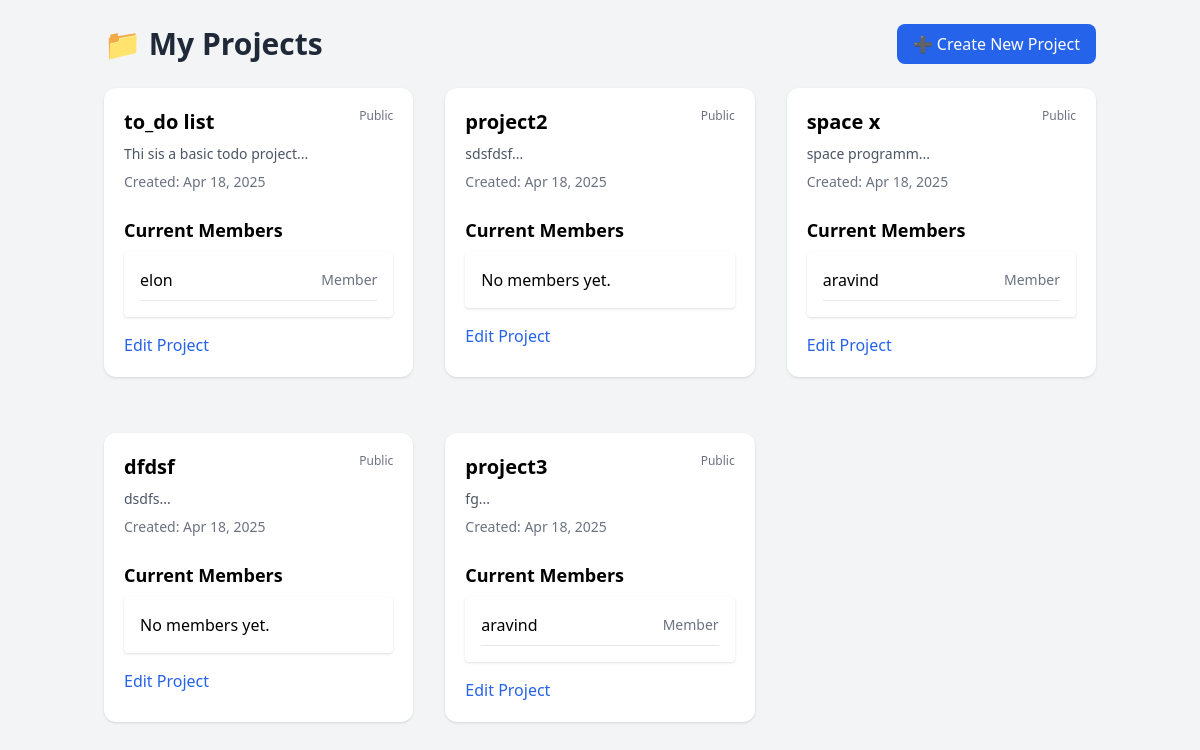
/my-projects (signed in), run on the app's committed database.
### app.py (models this page shows)
class Project(db.Model):
    id = db.Column(db.Integer, primary_key=True)
    title = db.Column(db.String(120), nullable=False)
    description = db.Column(db.Text, nullable=False)
    tags = db.Column(db.String(255))
    github_url = db.Column(db.String(255))
    created_at = db.Column(db.DateTime, default=datetime.utcnow)
    updated_at = db.Column(db.DateTime, default=datetime.utcnow, onupdate=datetime.utcnow)
    owner_id = db.Column(db.Integer, db.ForeignKey('user.id'), nullable=False)
    visibility = db.Column(db.String(20), default='public')
    likes = db.Column(db.Integer, default=0)
    owner = db.relationship('User', back_populates='owned_projects')
    team_members = db.relationship('User', secondary='project_members', back_populates='joined_projects')

class User(UserMixin, db.Model):
    id = db.Column(db.Integer, primary_key=True)
    first_name = db.Column(db.String(150), nullable=False)
    last_name = db.Column(db.String(150), nullable=False)
    email = db.Column(db.String(120), unique=True, nullable=False)
    password = db.Column(db.String(255), nullable=False)
    profile_picture = db.Column(db.String(255))
    bio = db.Column(db.String(500))
    college = db.Column(db.String(200))
    skills = db.Column(db.String(500))
    github = db.Column(db.String(255))
    linkedin = db.Column(db.String(255))
    profile_visibility = db.Column(db.String(20), default='public')
    friend_request_setting = db.Column(db.String(20), default='everyone')
    owned_projects = db.relationship('Project', back_populates='owner')
    joined_projects = db.relationship('Project', secondary='project_members', back_populates='team_members')

### app.py (the view)
@app.route('/my-projects' , methods = ['GET' , 'POST'])
@login_required
def my_projects():
    friendships = Friendship.query.filter(
        (Friendship.user1_id == current_user.id) | (Friendship.user2_id == current_user.id)
    ).all()
    friends_list = []
    for friendship in friendships:
        if friendship.user1_id == current_user.id:
            friends_list.append(friendship.user2)
        else:
            friends_list.append(friendship.user1)
    projects = Project.query.filter(
        (Project.owner_id == current_user.id) |
        (Project.team_members.any(id=current_user.id))  # Check if user is in the team_members relationship
    ).all()
    return render_template('project/dashboard.html', projects=projects)

### app.py (called while the page is built)
@login_manager.user_loader
def load_user(user_id):
    user = db.session.get(User, user_id)
    return user

### templates/project/dashboard.html (shortened to what this page needs)
<!DOCTYPE html>
<html lang="en">
<head>
    <script src="https://cdn.tailwindcss.com"></script>
</head>
<body class="bg-gray-100">
    <div class="container mx-auto px-4 py-6">
        <div class="flex justify-between items-center mb-6">
            <h1 class="text-3xl font-bold text-gray-800">📁 My Projects</h1>
            <a href="{{ url_for('create_project') }}" class="bg-blue-600 text-white px-4 py-2 rounded-lg hover:bg-blue-700">
                ➕ Create New Project
            </a>
        </div>
        {% if projects %}
        <div class="grid grid-cols-1 md:grid-cols-2 lg:grid-cols-3 gap-8">
            {% for project in projects %}
            <div class="bg-white shadow rounded-xl p-5 mb-6">
                <div class="flex justify-between items-start">
                    <h2 class="text-xl font-bold">{{ project.title }}</h2>
                    <span class="text-xs text-gray-500">{{ project.visibility|capitalize }}</span>
                </div>
                <p class="text-gray-600 text-sm mt-2">{{ project.description[:100] }}...</p>
                <div class="text-sm text-gray-500 mt-2">
                    Created: {{ project.created_at.strftime('%b %d, %Y') }}
                </div>
                <div class="mt-6">
                    <h3 class="text-lg font-bold mb-2">Current Members</h3>
                    <ul class="bg-white p-4 rounded shadow space-y-2">
                        {% for member in project.team_members %}
                            <li class="flex justify-between items-center border-b pb-2">
                                <span>{{ member.first_name }}</span>
                                <span class="text-sm text-gray-500">{{ member.role if member.role else 'Member' }}</span>
                            </li>
                        {% else %}
                            <li>No members yet.</li>
                        {% endfor %}
                    </ul>
                </div>
                <a href="{{ url_for('edit_project', project_id=project.id) }}" class="text-blue-600 hover:underline mt-4 block">
                    Edit Project
                </a>
            </div>
            {% endfor %}
        </div>
        {% else %}
        <p class="text-gray-500 mt-10 text-center">You haven't created any projects yet.</p>
        {% endif %}
    </div>
</body>
</html>

### data on the page
Project: title "to_do list", visibility "Public", description "Thi sis a basic todo project", created_at "Apr 18, 2025"
User: first_name "elon", role "Member"
Project: title "project2", visibility "Public", description "sdsfdsf", created_at "Apr 18, 2025"
Project: title "space x", visibility "Public", description "space programm", created_at "Apr 18, 2025"
User: first_name "aravind", role "Member"
Project: title "dfdsf", visibility "Public", description "dsdfs", created_at "Apr 18, 2025"
Project: title "project3", visibility "Public", description "fg", created_at "Apr 18, 2025"
